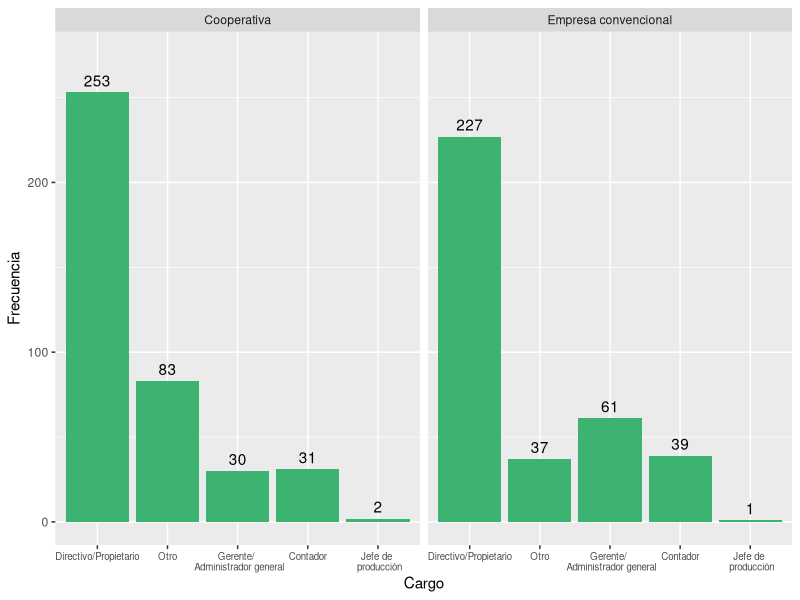
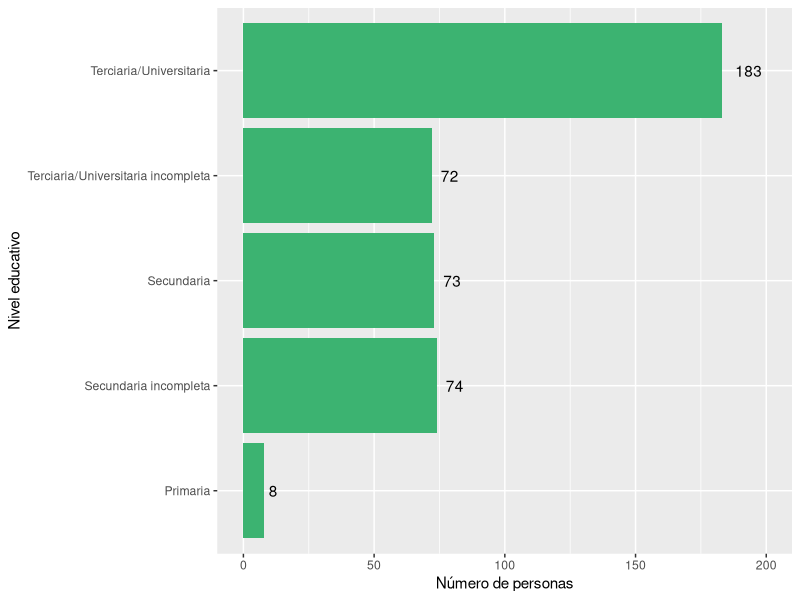
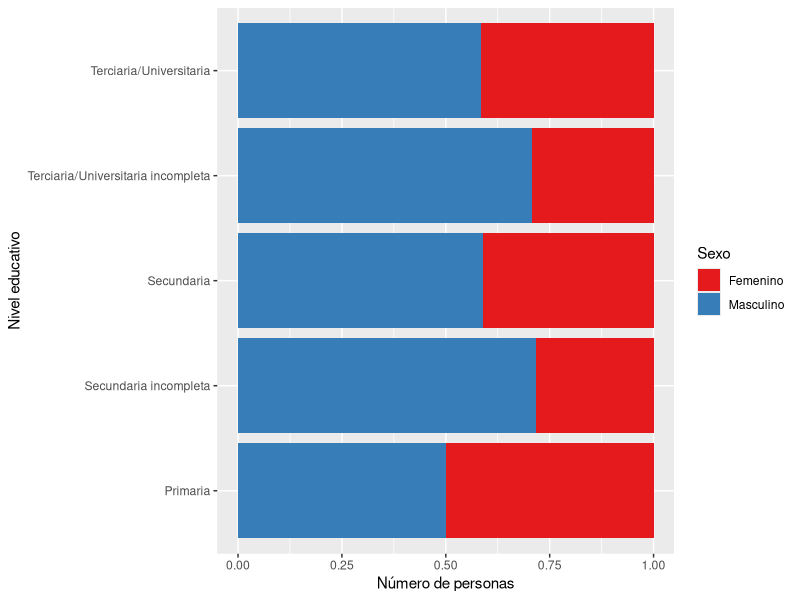
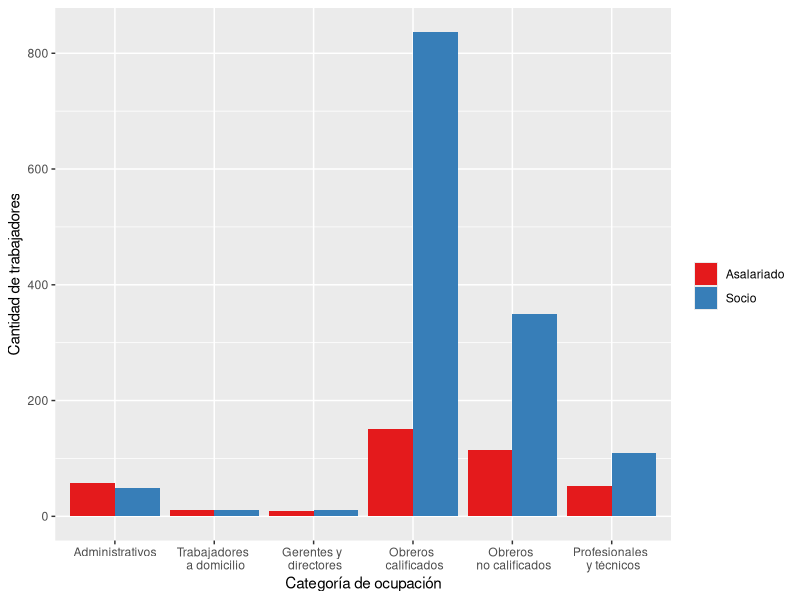
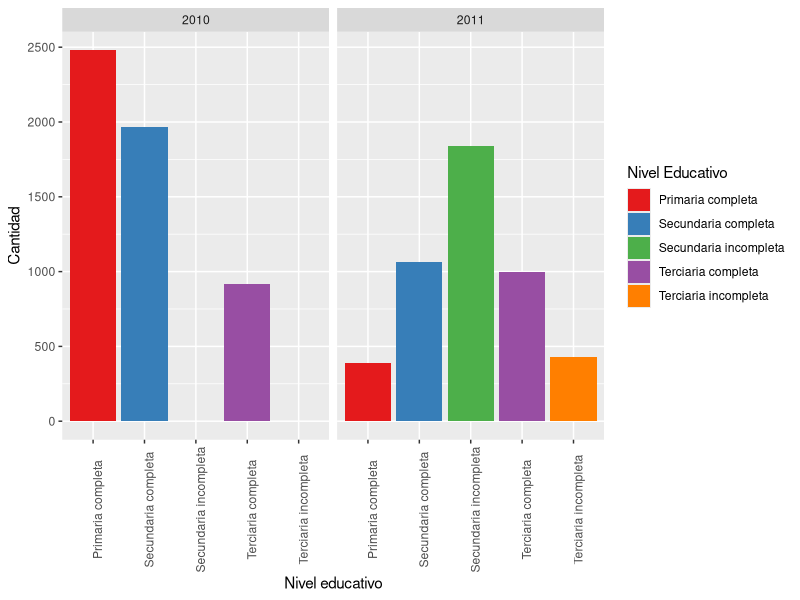
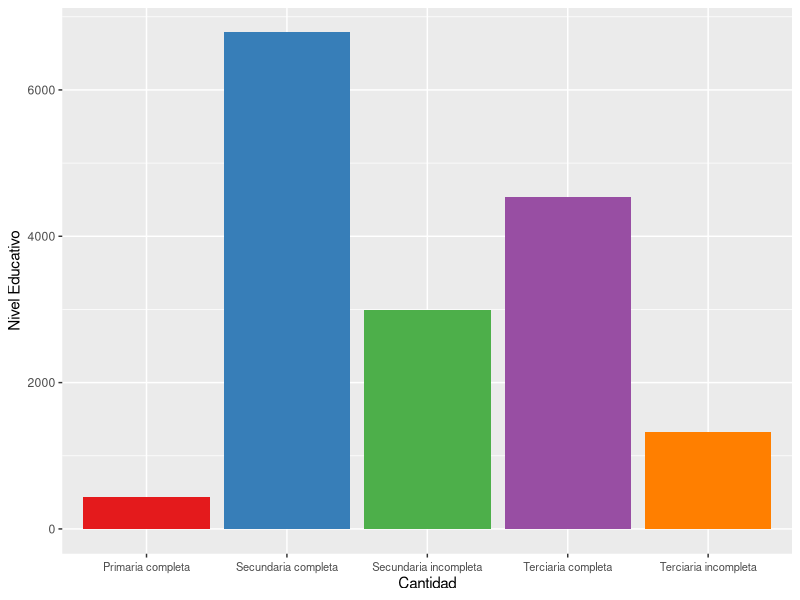
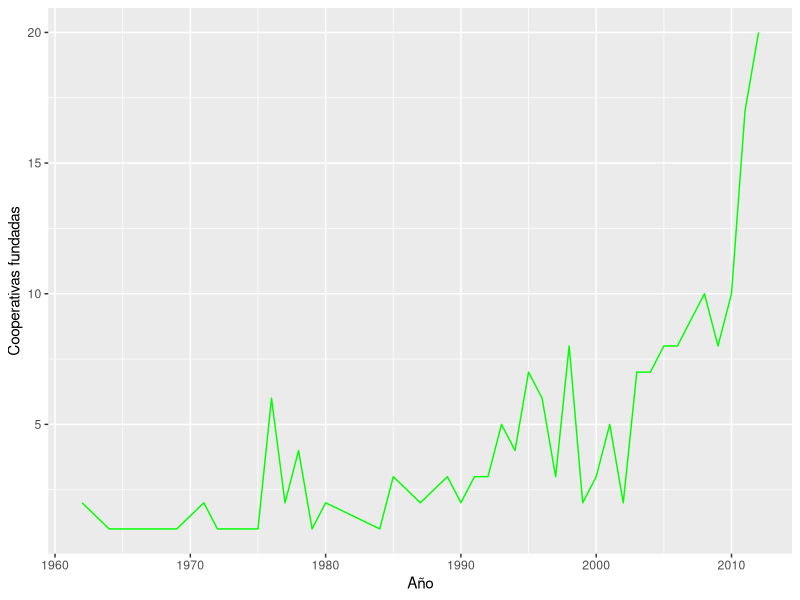
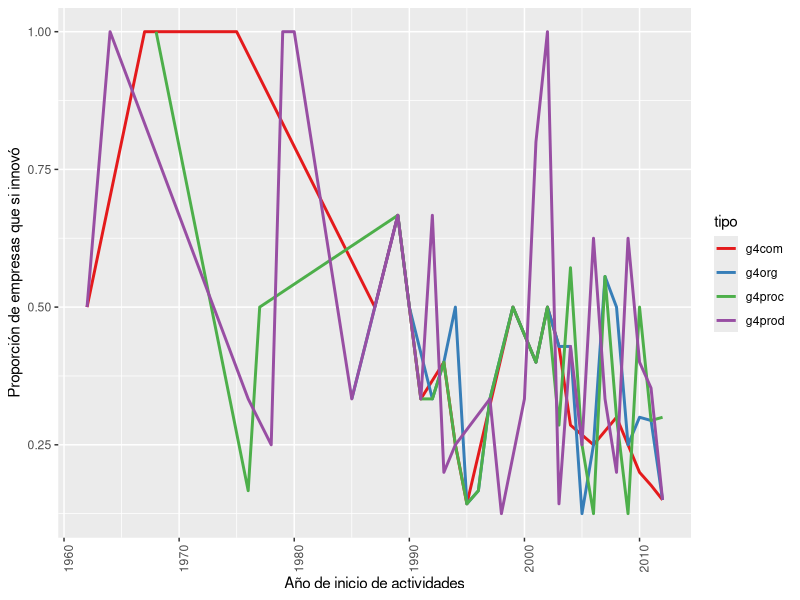

These charts were generated, in order, by the following R code:
## ---- chunk 1
knitr::opts_chunk$set(echo = FALSE, fig.pos = 'hbpt', message = FALSE, warning = FALSE, fig.height = 5)
## ---- chunk 2
### PREPARACIÓN DE LOS DATOS ###

library(tidyverse)
library(haven)
library(scales)
library(lubridate)

datos <- read_dta("Datos/2011_2013panel.dta")

#Datos sobre: info general, cantidad de ocupados segun categorias   

gen_ocup <- datos %>% select(form, año, cp, ct, a22cargo, a4, a11a1, a11a2, a11a3,b1, b2SOC1:b2ASALtot, b2SOC135:b2ASALtotf, b3soc2p: b3asal6tuc, starts_with("ciiu"))


#Datos sobre: supervisión y conflicto: gestion, ausentismo

sup_conf <- datos %>%
  select(form, año, f21, f22, f23, f3, f3b1, f3b2, f3b3, f4bactitud, f4ccalidad)

  
#Datos sobre: tecnologia e innovación

tecno <- datos %>%
  select(form, año, g11:g31, g31:g31resul, g4proc:g422emp, g41a, g41b, g43a:g44b)
  
#Opiniones del entrevistado

opinion <- datos %>%
  select(form, año, h1posturaa, h5pacienci, h84educaci, h89sexo)

##Remuneraciones

#Salarios nominales promedio por categoria
Salarios <- datos %>% 
  select(form, año, c31asal:c36rs) 

##Inversion y financiamiento

EdiCons <- datos %>%
  select(Capital=d11capcap, Gastos= d11invgasg, Ingresos=d11invingi, Inversiones=d11invinv, Activo=d11actact)

TotAct <- datos %>%
  select(d16captot:d16acttot)

TotPas <- datos %>%
  select(d2tot)


#Trabajadores que ingresaron y dejaron la cooperativa por edad.
TraIng <- datos %>%
  select(año, b18a35soc:b18atot)

TraDej <- datos %>%
  select(año, b14a35soc:b14atot)

## ---- chunk 3

gen_ocup %>%
  filter(is.na(a22cargo) == FALSE) %>%
  mutate(a22cargo = recode(a22cargo, `1` = "Directivo/Propietario", `2` = "Gerente/ \n Administrador general", `3` = "Contador", `4` = "Jefe de \n producción", `5` = "Otro"), cp = recode(cp, `1` = "Cooperativa", `0` = "Empresa convencional")) %>%
  group_by(cp, a22cargo) %>%
  summarise(Frecuencia = n()) %>%
  ggplot(aes(x = reorder(a22cargo, -Frecuencia))) +
  geom_bar(aes(y = Frecuencia), stat = "identity", fill = "mediumseagreen") +
  facet_wrap(vars(cp)) + 
  geom_text(aes(y = Frecuencia, label = Frecuencia), vjust = -.5) +
  ylim(0, 275) + 
  theme(axis.text.x = element_text(size = 7)) +
  labs(x = "Cargo", y = "Frecuencia") 
## ---- chunk 4
opinion %>%
  filter(is.na(h89sexo) == FALSE) %>%  #En el primer anio no se pregunto
  ggplot() +
  geom_bar(aes(as.factor(h84educaci)), fill = "mediumseagreen") +
  scale_x_discrete(labels = c("Primaria", "Secundaria incompleta", "Secundaria", "Terciaria/Universitaria incompleta", "Terciaria/Universitaria")) +
  coord_flip() +
  labs(x = "Nivel educativo", y = "Número de personas") +
  geom_text(aes(x = h84educaci, y = (..count..), label = (..count..)), stat = "count", hjust = -.5) + ylim(0, 200)
## ---- chunk 5
opinion %>%
  filter(is.na(h89sexo) == FALSE) %>%
  mutate(h89sexo = recode(h89sexo, `1` = "Masculino", `2` = "Femenino")) %>%
  ggplot() +
  geom_bar(aes(as.factor(h84educaci), fill = as.factor(h89sexo)), position = "fill") +
  scale_fill_discrete(labels = c("Masculino", "Femenino")) +
  scale_fill_brewer(palette = "Set1") +
  scale_x_discrete(labels = c("Primaria", "Secundaria incompleta", "Secundaria", "Terciaria/Universitaria incompleta", "Terciaria/Universitaria")) +
  coord_flip() +
  labs(x = "Nivel educativo", y = "Número de personas", fill = "Sexo") 
## ---- chunk 6
gen_ocup %>%
  gather("categoria", "ocup", b2SOC1:b2SOC6, b2ASAL1:b2ASAL6) %>%
  filter(!is.na(categoria), cp == 1) %>%
  mutate(
    cat_ocup = case_when(
               categoria %in% c("b2SOC1", "b2ASAL1") ~ "Gerente_dir",
               categoria %in% c("b2SOC2", "b2ASAL2") ~ "prof_tec",
               categoria %in% c("b2SOC3", "b2ASAL3") ~ "admin",
               categoria %in% c("b2SOC4", "b2ASAL4") ~ "obrero_calif",
               categoria %in% c("b2SOC5", "b2ASAL5") ~ "obrero_nocalif",
               categoria %in% c("b2SOC6", "b2ASAL6") ~ "adomicilio"
               ),
    cat_AS = if_else(categoria %in% c("b2SOC1", "b2SOC2", "b2SOC3", "b2SOC4", "b2SOC5", "b2SOC6"), "Socio", "Asalariado")
    ) %>%
  ggplot() +
  geom_bar(aes(x = cat_ocup, y = ocup, fill = cat_AS), stat = "identity", position = "dodge") +
  scale_x_discrete(labels = c(
    "Administrativos", 
    "Trabajadores \n a domicilio", 
    "Gerentes y \n directores", 
    "Obreros \n calificados", 
    "Obreros \n no calificados", 
    "Profesionales \n y técnicos")
    ) + 
  labs(x = "Categoría de ocupación", y = "Cantidad de trabajadores", fill = "") +
  scale_fill_brewer(palette = "Set1")
## ---- chunk 7
gen_ocup %>%
  select(año, b3soc2p:b3soc6tuc) %>%
  group_by(año) %>%
  summarise(b3soc2p = sum(b3soc2p, na.rm = T),
            b3soc3si = sum(b3soc3si, na.rm = T),
            b3soc4sc = sum(b3soc4sc, na.rm = T),
            b3soc5tui = sum(b3soc5tui, na.rm = T),
            b3soc6tuc = sum(b3soc6tuc, na.rm = T)) %>%
  gather("NivelEducativo", "Cantidad", -año) %>%
  mutate(NivelEducativo = recode(NivelEducativo, b3soc2p = "Primaria completa", b3soc3si = "Secundaria incompleta", b3soc4sc = "Secundaria completa", b3soc5tui = "Terciaria incompleta", b3soc6tuc = "Terciaria completa"), año = recode(año, `1` = 2010, `2` = 2011)) %>% 
  ggplot() +
  geom_bar(aes(x = NivelEducativo, y = Cantidad, fill = NivelEducativo), stat = "identity", position = "dodge") + facet_wrap(~año) + theme(axis.text.x = element_text(angle = 90)) +
  labs(x = "Nivel educativo", y = "Cantidad", fill = "Nivel Educativo") +
  scale_fill_brewer(palette = "Set1")
  
## ---- chunk 8
gen_ocup %>%
  select(año, b3asal2p:b3asal6tuc) %>%
  filter(año == 2) %>% 
  group_by(año) %>%
  summarise(b3asal2p = sum(b3asal2p, na.rm = T),
            b3asal3si = sum(b3asal3si, na.rm = T),
            b3asal4sc = sum(b3asal4sc, na.rm = T),
            b3asal5tui = sum(b3asal5tui, na.rm = T),
            b3asal6tuc = sum(b3asal6tuc, na.rm = T)) %>%
  gather("NivelEducativo", "Cantidad", -año) %>%
  mutate(NivelEducativo = recode(NivelEducativo, b3asal2p = "Primaria completa", b3asal3si = "Secundaria incompleta", b3asal4sc = "Secundaria completa", b3asal5tui = "Terciaria incompleta", b3asal6tuc = "Terciaria completa")) %>% 
 ggplot() +
  geom_bar(aes(y = Cantidad, x = NivelEducativo, fill = NivelEducativo), stat = "identity") +
   theme(axis.text.x = element_text(vjust = 0.5, size = 8), legend.position = "none") +
  labs(x = "Cantidad", y = "Nivel Educativo", colour = "Nivel Educativo") +
  scale_fill_brewer(palette = "Set1")
## ---- chunk 9
inno_arr <- datos %>%
  select(form, año, cp, a4, g4prod, g4proc, g4org, g4com) %>%
  mutate(a4 = as.Date(a4, format = "%d/%m/%Y")) %>%
  filter(a4 > "1800-01-01" & a4 < "2013-01-01", is.na(g4prod) == FALSE, is.na(g4proc) == FALSE, is.na(g4org) == FALSE, is.na(g4com) == FALSE, cp == 1)

inno_arr %>%
  mutate(a4 = year(a4)) %>%
  group_by(a4) %>%
  summarise(n = n()) %>%
  ggplot() +
  geom_line(aes(x = a4, y = n), color = "green") +
  labs(x = "Año", y = "Cooperativas fundadas")
## ---- chunk 10
inno_arr %>%
  gather("tipo", "hubo", g4prod, g4proc, g4org, g4com) %>%
  mutate(a4 = year(a4), hubo = recode(hubo, `1` = "Sí", `2` = "No")) %>%
  group_by(a4, tipo, hubo) %>%
  summarise(n = n()) %>%
  mutate(prop = n/sum(n)) %>%
  filter(hubo != "No") %>%
  ggplot() +
  geom_line(aes(x = a4, y = prop, color = tipo), size = 1) +
  labs(x = "Año de inicio de actividades", y = "Proporción de empresas que si innovó", fill = "Tipo de \n innovación") +
  theme(axis.text.x = element_text(angle = 90)) +
  scale_color_brewer(palette = "Set1")
## ---- chunk 11

#ver outliers

gen_ocup %>%
  mutate(tipo_coop = case_when(cp == 1 & is.na(ct) ~ "CP", ct == 1  ~ "CT")) %>%
  filter(a11a1 < 500, a11a2 < 500, a11a3 < 500) %>% #Hay outliers que son posibles errores y afectan mucho la grafica
  gather("tipo_colab", "cantidad", a11a1, a11a2, a11a3) %>%
  mutate(tipo_colab = recode(tipo_colab,a11a1 = "Proveedoras", a11a2 = "Socias", a11a3 = "Clientes")) %>%
  group_by(tipo_colab, cantidad) %>%
  summarise(n = n()) %>%
  ggplot() + 
  geom_bar(aes(x = cantidad, y =  n), stat = "identity", fill = "mediumseagreen") + 
  facet_wrap(vars(tipo_colab)) +
  labs(x = "Número de cooperativas", y = "Frecuencia entre las cooperativas encuestadas")
## ---- chunk 12
gen_ocup %>%
  mutate(tipo_coop = case_when(cp == 1 & is.na(ct) ~ "CP", ct == 1  ~ "CT")) %>%
  filter(a11a1 < 500, a11a2 < 500, a11a3 < 500) %>% #Hay outliers que son posibles errores y afectan mucho la grafica
  gather("tipo_colab", "cantidad", a11a1, a11a2, a11a3) %>%
  mutate(tipo_colab = recode(tipo_colab,a11a1 = "Proveedoras", a11a2 = "Socias", a11a3 = "Clientes")) %>%
  group_by(tipo_colab, cantidad) %>%
  filter(cantidad > 15)

## ---- chunk 13
dat_5 <- datos %>%
  select(form, año, f3, h5pacienci, h1posturaa, h89sexo) %>%
  filter(año == 2, is.na(f3) == FALSE, is.na(h5pacienci) == FALSE ) %>%
  mutate(h89sexo = recode(h89sexo, `1` = "Masculino", `2` = "Femenino"), f3 = recode(f3, `1` = "Sí", `2` = "No"))


  ggplot(dat_5) +
    geom_bar(aes(x = as.factor(h5pacienci), fill = as.factor(f3)), position = "fill") +
    labs(x = "Nivel de paciencia", y = "Proporción", fill = "¿Es el ausentismo \n un problema \n en su cooperativa?") +
    scale_fill_brewer(palette = "Accent")
## ---- chunk 14
dat_7 <- datos %>%
  select(form, año, g11, g12, g13, g14, g15) 

dat_7 %>%
  filter(año == 1) %>%
  group_by(g14, g12 ) %>%
  summarise(n = n()) %>%
  mutate(prop = round(n/sum(n), 4)) %>%
  ggplot(aes(x = as.factor(g14), y = as.factor(g12))) +
  geom_tile(aes(fill = prop)) +
  geom_text(aes(label = prop), color = "white") +
  scale_x_discrete(labels = c("Mucho peor", "Peor", "Igual", "Mejor", "Mucho mejor")) +
  scale_y_discrete(labels = c("Mucho peor", "Peor", "Igual", "Mejor", "Mucho mejor")) +
  labs(x = "Capacitación de personal", y = "Capacidad de producción", fill = "Proporción")
## ---- chunk 15
dat_7 <- datos %>%
  select(form, año, g11, g12, g13, g14, g15) 

dat_7 %>%
  filter(año == 1) %>%
  group_by(g15, g12 ) %>%
  summarise(n = n()) %>%
  mutate(prop = round(n/sum(n), 4)) %>%
  ggplot(aes(x = as.factor(g15), y = as.factor(g12))) +
  geom_tile(aes(fill = prop)) +
  geom_text(aes(label = prop), color = "white") +
  scale_x_discrete(labels = c("Mucho peor", "Peor", "Igual", "Mejor", "Mucho mejor")) +
  scale_y_discrete(labels = c("Mucho peor", "Peor", "Igual", "Mejor", "Mucho mejor")) +
  labs(x = "Maquinaria y equipos", y = "Capacidad de producción", fill = "Proporción")
## ---- chunk 16
datos %>%
  select(cp, form, año, g31:g31resul) %>%
  mutate(cp = recode(cp, `1` = "Cooperativa", `0` = "Empresa convencional")) %>%
  filter(g31 == 1, is.na(g31resul) == FALSE) %>%
  ggplot() +
  geom_boxplot(aes(x = as.factor(g31resul), y = g31inv)) +
  scale_y_log10(breaks = trans_breaks("log10", function(x) 10^x),
              labels = trans_format("log10", math_format(10^.x))) +
  facet_wrap(vars(cp)) + 
  scale_x_discrete(labels = c("Malo", "Nulo", "Bueno", "Muy bueno")) +
  labs(x = "Resultado de la inversión", y = "Monto de la inversión (escala log10)")
## ---- chunk 17
datos %>%
  select(cp, form, a4, año, e44 , e14) %>%
  mutate(
    a4 = as.Date(a4, format = "%d/%m/%Y"), 
    año = recode(año, `1` = "2010", `2` = "2011"), 
    cp = recode(cp, `0` = "Empresa convencional", `1` = "Cooperativa")
    ) %>%
  filter(year(a4) < 2000) %>% 
ggplot(aes(e44, e14)) +
  geom_point(color = "mediumseagreen") +
  geom_abline(aes(intercept = 0, slope = 45)) +
  facet_grid(vars(cp), vars(año)) + 
  scale_y_log10(breaks = trans_breaks("log10", function(x) 10^x),
              labels = trans_format("log10", math_format(10^.x))) +
  scale_x_log10(breaks = trans_breaks("log10", function(x) 10^x),
              labels = trans_format("log10", math_format(10^.x))) +
  labs(x = "Total de ingresos", y = "Total de gastos") 
 
## ---- chunk 18
inno_arr %>% 
  ggplot() +
   geom_bar(aes(as.factor(year(a4)), fill = as.factor(g4prod)), position = "fill") +
   scale_fill_discrete(labels = c("Si", "No" )) +
   labs(x = "Año de inicio de actividades", y = "Proporción", fill = "¿Hubo innovación en producto?") +
   theme(axis.text.x = element_text(angle = 90)) 

## ---- chunk 19

ggplot(inno_arr) +
  geom_bar(aes(as.factor(year(a4)), fill = as.factor(g4proc)), position = "fill") +
  scale_fill_discrete(labels = c("Si", "No" )) +
  labs(x = "Año de inicio de actividades", y = "Proporción", fill = "¿Hubo innovación en proceso?") +
   theme(axis.text.x = element_text(angle = 90)) 

## ---- chunk 20

ggplot(inno_arr) +
  geom_bar(aes(as.factor(year(a4)), fill = as.factor(g4org)), position = "fill") +
  scale_fill_discrete(labels = c("Si", "No" )) +
  labs(x = "Año de inicio de actividades", y = "Proporción", fill = "¿Hubo innovación en organización?") +
   theme(axis.text.x = element_text(angle = 90)) 

## ---- chunk 21

ggplot(inno_arr) +
  geom_bar(aes(as.factor(year(a4)), fill = as.factor(g4com)), position = "fill") +
  scale_fill_discrete(labels = c("Si", "No" )) +
  labs(x = "Año de inicio de actividades", y = "Proporción", fill = "¿Hubo innovación en comercialización?") +
   theme(axis.text.x = element_text(angle = 90)) 
